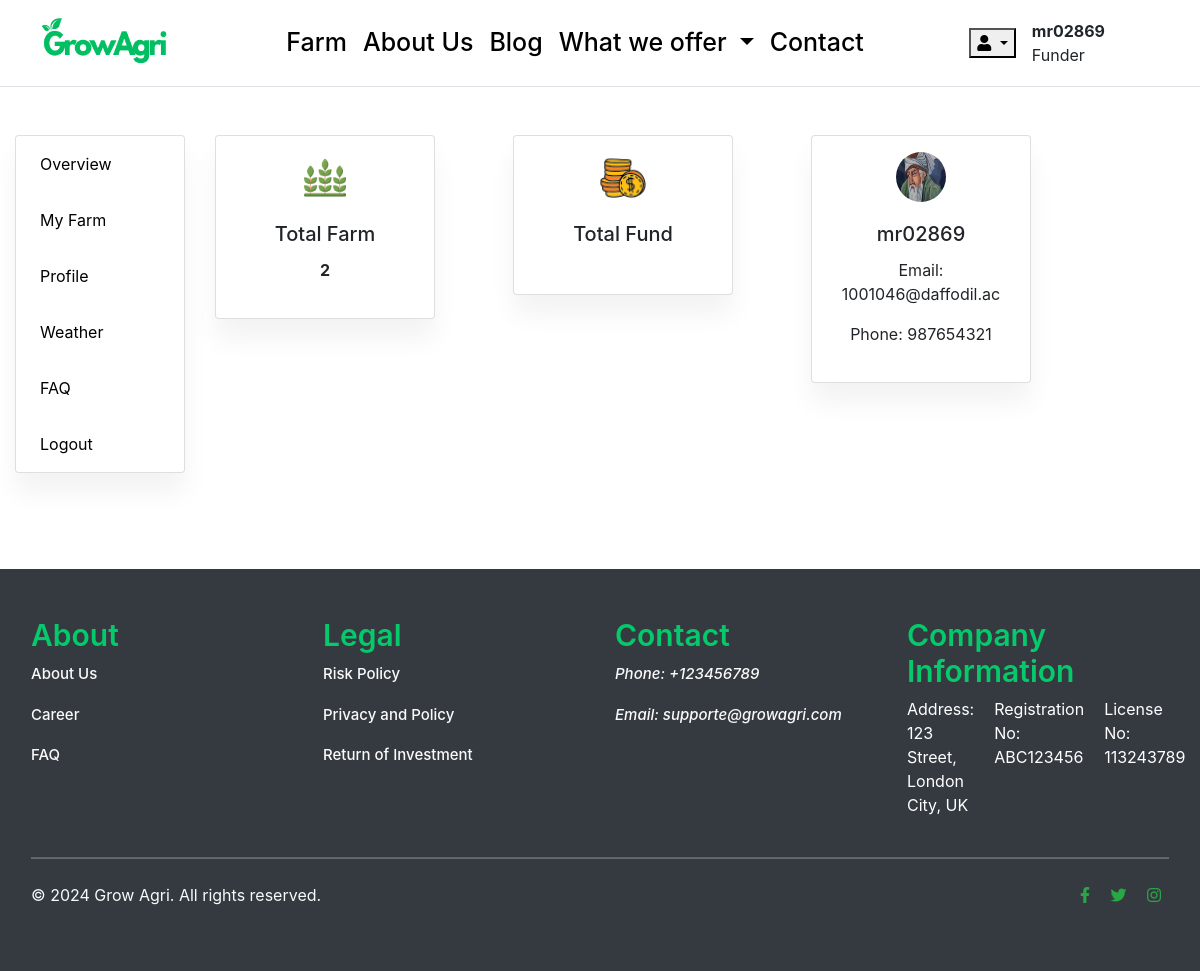
/accounts/dashboard/ (signed in), run on the app's committed database.
### accounts/models.py (models this page shows, shortened)
class Account(AbstractBaseUser):
    first_name   = models.CharField(max_length=50)
    last_name    = models.CharField(max_length=50)
    username     = models.CharField(max_length=50, unique=True)
    email        = models.EmailField(max_length=100, unique=True)
    phone_number = models.CharField(max_length=50)
    date_joined  = models.DateTimeField(auto_now_add=True)
    last_login   = models.DateTimeField(auto_now_add=True)
    is_admin     = models.BooleanField(default=False)
    is_staff     = models.BooleanField(default=False)
    is_active     = models.BooleanField(default=False)
    is_superadmin     = models.BooleanField(default=False)
    USERNAME_FIELD = 'email'
    REQUIRED_FIELDS = ['username', 'first_name', 'last_name']
    objects = MyAccountManager()

class UserProfile(models.Model):
    user = models.OneToOneField(Account, on_delete=models.CASCADE)
    address_line_1 = models.CharField(blank=True, max_length=100)
    address_line_2 = models.CharField(blank=True, max_length=100)
    profile_picture = models.ImageField(blank=True, upload_to="userprofile/")
    nid_picture = models.ImageField(blank=True, upload_to="nidpicture/")
    nid_number = models.CharField(blank=True, max_length=100)
    dob = models.DateTimeField(null=True, blank=True)
    GENDER_CHOICES = [
        ('male', 'Male'),
        ('female', 'Female'),
        ('other', 'Other'),
    ]
    gender = models.CharField(null=True, blank=True, choices=GENDER_CHOICES, max_length=10)
    nomine_name = models.CharField(blank=True, max_length=50)
    nomine_relation = models.CharField(blank=True, max_length=50)
    nomine_phone = models.CharField(blank=True, max_length=50)
    nomine_nid_picture = models.ImageField(blank=True, upload_to="nomine_nidpicture/")
    nomine_nid_number = models.CharField(blank=True, max_length=100)

### accounts/views.py (the view)
# urls.py: path('dashboard/', views.dashboard, name='dashboard'),
def dashboard(request):
    orders = Order.objects.filter(user_id=request.user.id, is_ordered=True).order_by('created_at')
    orders_count = orders.count()
    userprofile = UserProfile.objects.get(user_id=request.user.id)
    context = {
        'ordered_count': orders_count,
        'userprofile': userprofile,
    }
    return render(request, 'dashboard/dashboard.html', context)

### carts/context_processors.py (called while the page is built)
def counter(request):
    cart_count = 0
    if 'admin' in request.path:
        return {}
    else:
        try:
            cart = Cart.objects.filter(cart_id=_cart_id(request))
            if request.user.is_authenticated:
                cart_items = CartItem.objects.all().filter(user=request.user)
            else:
                cart_items = CartItem.objects.filter(cart=cart[:1])
            for cart_item in cart_items:
                cart_count += cart_item.quantity
        except Cart.DoesNotExist:
            cart_count = 0
    return {'cart_count': cart_count}

### carts/views.py (called while the page is built)
def _cart_id(request):
    cart = request.session.session_key
    if not cart:
        cart = request.session.create()
    return cart

### projects/context_processors.py (called while the page is built)
def menu_links(request):
    links = CropType.objects.all()
    return dict(links=links)

### templates/dashboard/dashboard.html (shortened to what this page needs)
{% extends "base.html" %}
{% load static %}
{% block content %}
<div class="container-fluid h-100 my-5 drawer_container">
    <div class="row">
       {% include "includes/dashboard_sidebar.html" %}
            <div class="row">
                <div class="col-md-12">
                    <div class="row gap-5">
                        <div class="col-md-3 col-sm-12">
                            <div class="card py-3">
                                <div class="d-flex justify-content-center">
                                    <img src="{% static 'images/farm.png' %}" height="50" width="50" alt="">
                                </div>
                                <div class="card-body">
                                    <h5 class="card-title text-center">Total Farm</h5>
                                    <p class="card-text text-center fw-bold">{{ ordered_count }}</p>
                                </div>
                            </div>
                        </div>
                        <div class="col-md-3 col-sm-12">
                            <div class="card py-3" style="">
                                <div class="d-flex justify-content-center">
                                    <img src="{% static 'images/fund.png' %}" height="50" width="50" alt="">
                                </div>
                                <div class="card-body">
                                    <h5 class="card-title text-center">Total Fund</h5>
                                  </div>
                            </div>
                        </div>
                        <div class="col-md-3 col-sm-12">
                          <div class="card py-3" style="">
                            <div class="d-flex justify-content-center">
                                {% if userprofile.profile_picture %}
                                <img src="{{ userprofile.profile_picture.url }}" height="50" width="50" style="border-radius: 50%;" alt="User Profile Image">
                            {% else %}
                                <img src="{% static 'path/to/placeholder/image.jpg' %}" height="50" width="50" style="border-radius: 50%;" alt="Placeholder Image">
                            {% endif %}
                                          </div>
                            <div class="card-body">
                                <h5 class="card-title text-center">{{user.first_name}}</h5>
                                <p class="card-text text-center">Email: {{user.email}}</p>
                                <p class="card-text text-center">Phone: {{user.phone_number}}</p>
                            </div>
                        </div>
                        </div>
                    </div>
                </div>
            </div>
        </div>
    </div>
</div>
{% endblock content %}

### templates/includes/header.html (shortened to what this page needs)
{% load static %}
<nav class="navbar navbar-expand-lg border-bottom navbar-light">
    <div class="container-fluid">
        <a class="mb-0 h1 logo_text" href="{% url 'home' %}">
            <img src="{% static 'images/logo.png' %}" height="70" width="150" alt="">
        </a>
        <div class="collapse navbar-collapse" id="navbarSupportedContent">
            <ul class="navbar-nav mx-auto mb-2 mb-lg-0">
                <li class="nav-item">
                    <a class="nav-link link_item" href="{% url 'farm' %}">Farm</a>
                </li>
                <li class="nav-item">
                    <a class="nav-link link_item" href="{% url 'about-us' %}">About Us</a>
                </li>
                <li class="nav-item">
                    <a class="nav-link link_item" href="{% url 'blog_list' %}">Blog</a>
                </li>
                <li class="nav-item dropdown">
                    <a class="nav-link link_item dropdown-toggle" href="#" id="navbarDropdown" role="button" data-toggle="dropdown" aria-haspopup="true" aria-expanded="false">
                        What we offer
                    </a>
                </li>
                <li class="nav-item">
                    <a class="nav-link link_item" href="{% url 'contact' %}">Contact</a>
                </li>
            </ul>
            {% if user.is_authenticated %}
            <div class="d-flex align-items-center me-5">
                <div class="dropdown me-3">
                    <button class="dropdown-toggle user_toggle" type="button" id="dropdownMenuButton1"
                        data-bs-toggle="dropdown" aria-expanded="false">
                        <i class="fa fa-user" aria-hidden="true"></i>
                    </button>
                </div>
                <div class="me-3">
                    <p class="m-0 m-0 fw-bold"> {{ user.first_name }} </p>
                    <p class="m-0 m-0">Funder</p>
                </div>
            </div>
            {% else %}
            <div>
                <a href="{% url 'register' %}" class="btn btn-primary custom_button">Sign Up</a>
                <a href="{% url 'login' %}" class="btn btn-outline-secondary custom_button">Login</a>
            </div>
            {% endif %}
        </div>
    </div>
</nav>

### static/css/style.css (style rules this page uses)
.logo_text { color: #0c0c0c; text-decoration: none; font-size: 50px; }
.link_item { color: #000000 !important; font-size: 25px; font-weight: 500; }
.card { box-shadow: 0 20px 27px 0 rgb(0 0 0 / 5%); }
.nav-link { display: block; padding: .5rem 1rem; color: #000000; text-decoration: none; transition: color .15s ease-in-out,background-color .15s ease-in-out,border-color .15s ease-in-out; }

### data on the page
Account: first_name "mr02869", email "1001046@daffodil.ac", phone_number "987654321"
UserProfile: profile_picture (picture)

### other printed values
{{ ordered_count }} "2"
